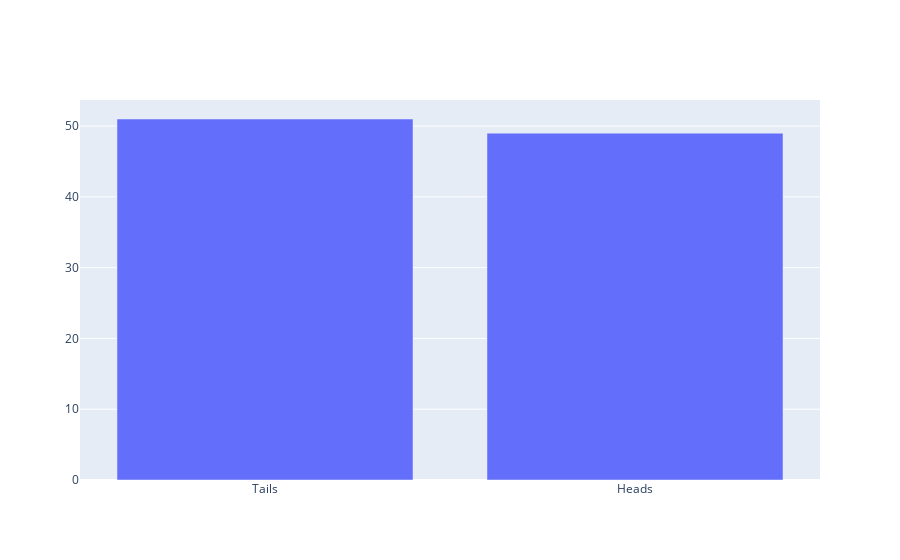

The cell this chart's notebook holds for it:
### Code cell
# Probability
results = toss_coin()
print(results.value_counts())
fig = pg.Figure([pg.Bar(x=results.value_counts().keys(),y=results.value_counts().values)])
fig.show()

### Figure 1 — Plotly figure (JSON) as saved in the notebook; plotly's stock layout.template omitted (floating-point values rounded to 4 significant figures)
{"data": [{"type": "bar", "x": ["Tails", "Heads"], "y": [51, 49]}], "layout": {}}
